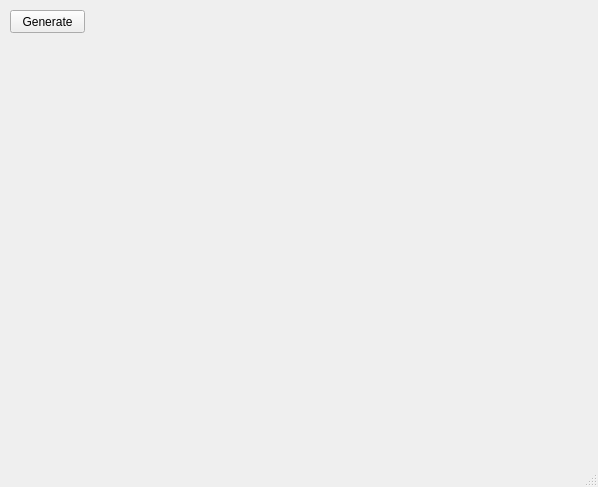
<?xml version="1.0" encoding="UTF-8"?>
<ui version="4.0">
 <class>MainWindow</class>
 <widget class="QMainWindow" name="MainWindow">
  <property name="geometry">
   <rect>
    <x>0</x>
    <y>0</y>
    <width>598</width>
    <height>487</height>
   </rect>
  </property>
  <property name="windowTitle">
   <string>MainWindow</string>
  </property>
  <widget class="QWidget" name="centralwidget">
   <widget class="QPushButton" name="generatePushButton">
    <property name="geometry">
     <rect>
      <x>10</x>
      <y>10</y>
      <width>75</width>
      <height>23</height>
     </rect>
    </property>
    <property name="text">
     <string>Generate</string>
    </property>
   </widget>
  </widget>
  <widget class="QMenuBar" name="menubar">
   <property name="geometry">
    <rect>
     <x>0</x>
     <y>0</y>
     <width>598</width>
     <height>21</height>
    </rect>
   </property>
  </widget>
  <widget class="QStatusBar" name="statusbar"/>
 </widget>
 <resources/>
 <connections/>
</ui>
